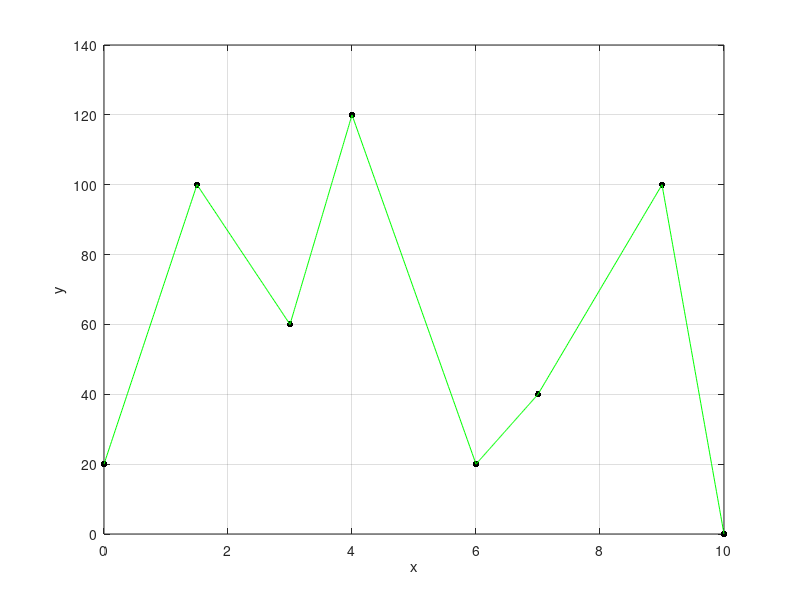

Here is the MATLAB script that generated this plot:
%Definimos los datos de las diferentes posiciones
x=[0 1.5 3 4 6 7 9 10];
y=[20 100 60 120 20 40 100 0];

%%%%Ejercicio 1
%Interpolación lienal enttre cada pareja de puntos usando polyfit con dos
%decimales
l=[]; x1=[]; y1=[];
for i =1:(length(x)-1)
    a=0; x_a=0;
    a=polyfit(x(:,i:i+1), y(:,i:i+1),1);
    x_a=linspace(x(i),x(i+1));
    l(:,i)=a;
    y1=[y1 polyval(a,x_a)];
    x1=[x1 x_a];
end

figure
plot(x,y, '.k','MarkerSize',15)
grid on
hold on
plot(x1,y1,'g')
xlabel('x')
ylabel('y')
hold off

format bank %para que salgan dos decimales unicamente
l